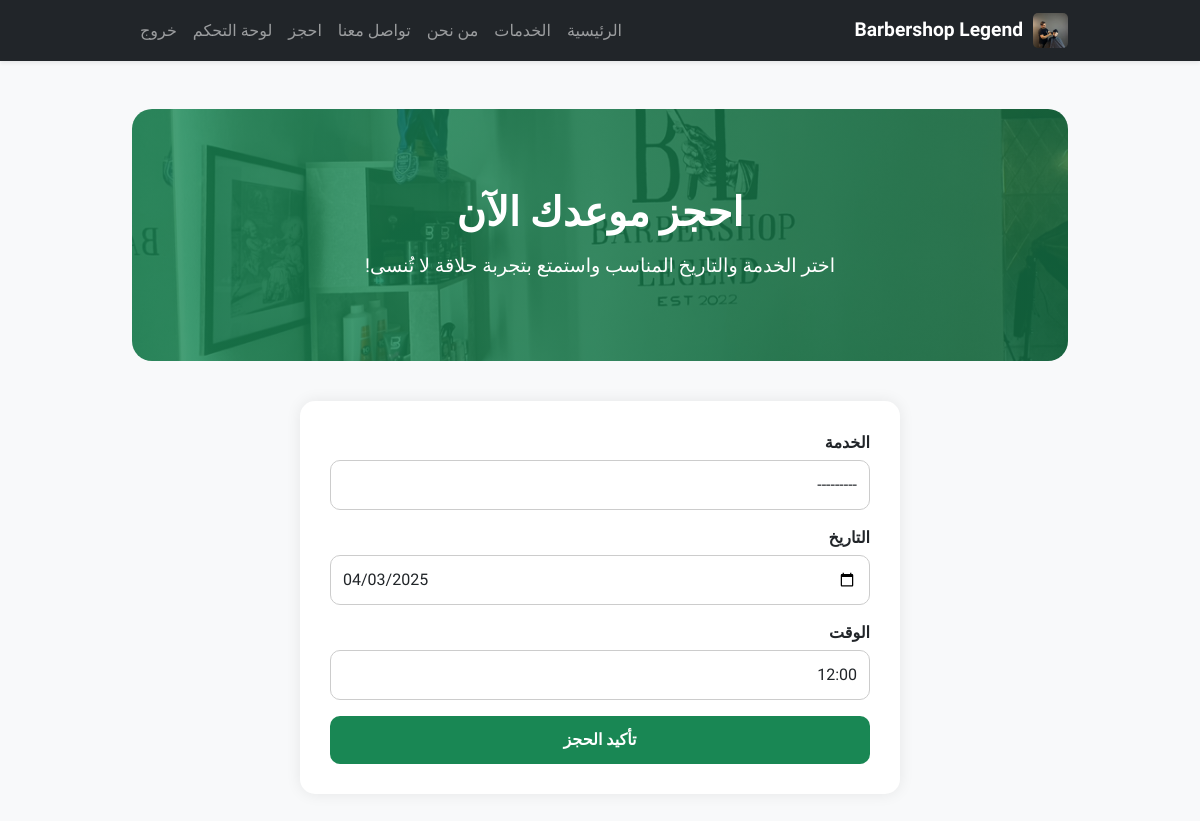
/booking/edit/25/ (signed in), run on the app's committed database.
### booking/models.py (models this page shows, shortened)
class Booking(models.Model):
    SERVICE_CHOICES = [
        ('حلاقة كلاسيكية', 'حلاقة كلاسيكية'),
        ('تنظيف بشرة', 'تنظيف بشرة'),
        ('صبغة شعر', 'صبغة شعر'),
    ]
    user = models.ForeignKey(User, on_delete=models.CASCADE)
    date = models.DateField()
    time = models.TimeField()
    service = models.CharField(max_length=100, choices=SERVICE_CHOICES)

### booking/views.py (the view)
# urls.py: path('booking/edit/<int:booking_id>/', views.edit_booking, name='edit_booking'),
@login_required
def edit_booking(request, booking_id):
    booking = get_object_or_404(Booking, id=booking_id)
    if not request.user.is_superuser and booking.user != request.user:
        messages.error(request, "لا يمكنك تعديل هذا الحجز.")
        return redirect('dashboard')
    if request.method == 'POST':
        form = BookingForm(request.POST, instance=booking)
        if form.is_valid():
            form.save()
            messages.success(request, "تم تعديل الحجز.")
            return redirect('admin_dashboard' if request.user.is_superuser else 'dashboard')
    else:
        form = BookingForm(instance=booking)
    return render(request, 'booking/booking.html', {
        'form': form,
        'edit_mode': True
    })

### booking/forms.py (shortened to what this page needs)
class BookingForm(forms.ModelForm):
    TIME_CHOICES = [(f"{hour:02d}:00", f"{hour}:00") for hour in range(12, 23)]
    time = forms.ChoiceField(choices=TIME_CHOICES)
    class Meta:
        model = Booking
        fields = ['service', 'date', 'time']
        widgets = {
            'date': forms.DateInput(attrs={
                'type': 'date',  # ✅ لتفعيل التقويم في المتصفح
                'class': 'form-control'
            }),
        'time': forms.Select(attrs={
            'class': 'form-control'
        }),
    }
    def __init__(self, *args, **kwargs):
        super().__init__(*args, **kwargs)
        self.fields['service'].widget.attrs.update({'class': 'form-control'})
        self.fields['time'].widget.attrs.update({'class': 'form-control'})

### booking/templates/booking/booking.html (shortened to what this page needs)
{% extends "booking/base.html" %} {% load static %} {% block content %}
<link
  rel="stylesheet"
  href="https://cdn.jsdelivr.net/npm/flatpickr/dist/flatpickr.min.css"
/>
<div class="booking-hero">
  <h2>احجز موعدك الآن</h2>
  <p>اختر الخدمة والتاريخ المناسب واستمتع بتجربة حلاقة لا تُنسى!</p>
</div>
<div class="booking-form-container">
  <form method="POST" novalidate>
    <div class="mb-3">
      <label class="form-label">الخدمة</label>
      {{ form.service }}
    </div>
    <div class="mb-3">
      <label class="form-label">التاريخ</label>
      {{ form.date }}
    </div>
    <div class="mb-3">
      <label class="form-label">الوقت</label>
      {{ form.time }}
    </div>
    <button type="submit" class="btn-book">تأكيد الحجز</button>
  </form>
</div>
{% endblock %}

### booking/static/css/style.css (style rules this page uses)
body { font-family: "Cairo", sans-serif; background-color: #f8f9fa; color: #212529; }
form input, form select, form textarea { border-radius: 6px; border: 1px solid #ccc; padding: 10px; width: 100%; margin-bottom: 15px; }

### booking/templates/booking/base.html (style rules this page uses)
body { font-family: "Cairo", sans-serif; background-color: #f8f9fa; margin: 0; padding: 0; }

### data on the page
Booking: service "---------", date "04/03/2025", time "12:00"
